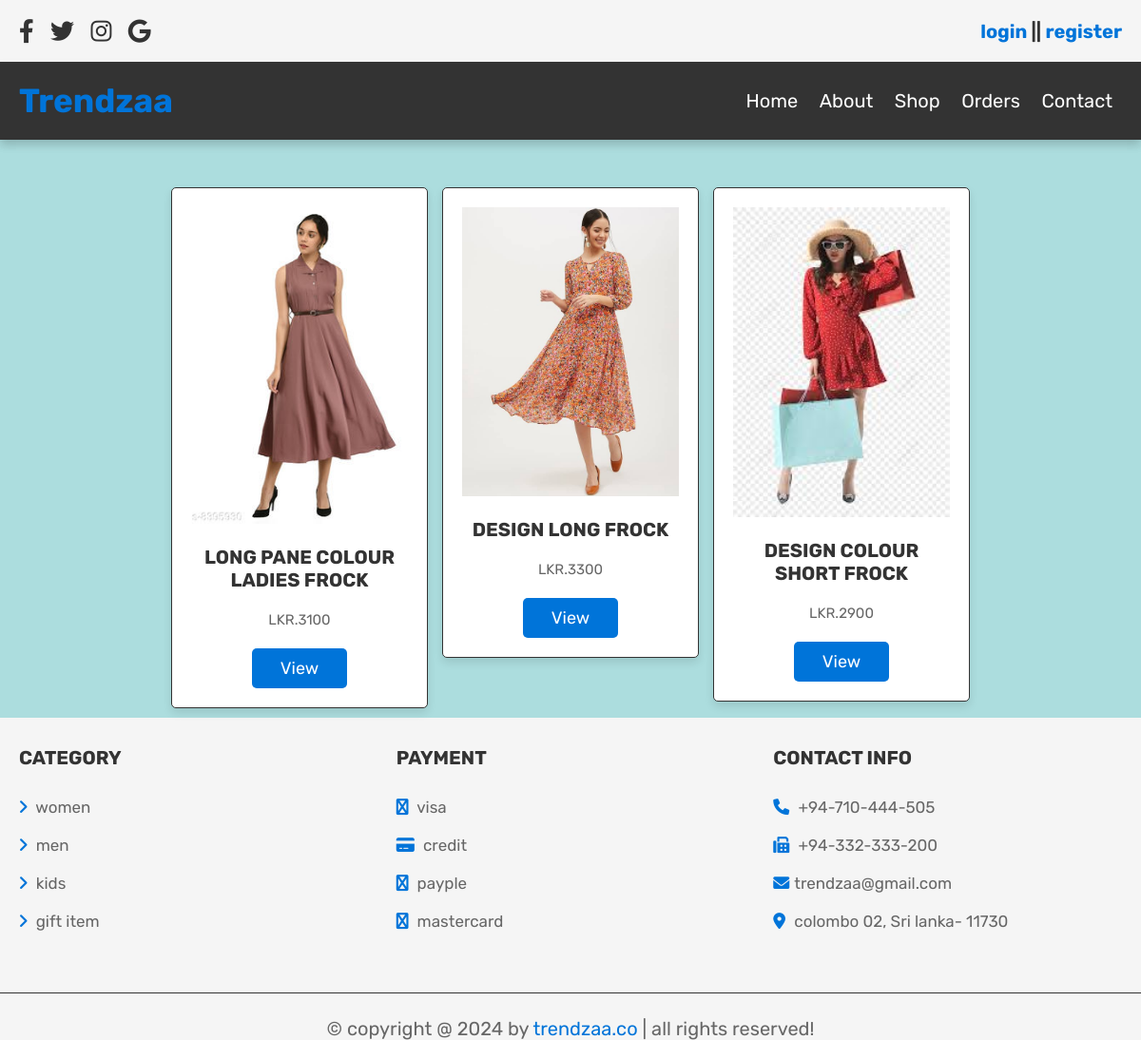
The page /categoryitems.php?catid=3 on the database its author committed.
### tables this page shows
CREATE TABLE `items` (
  `id` int(11) NOT NULL,
  `name` varchar(100) NOT NULL,
  `price` varchar(100) NOT NULL,
  `image` varchar(100) NOT NULL,
  `catid` int(11) NOT NULL,
  `description` varchar(1000) NOT NULL,
  `userid` int(11) NOT NULL,
  `deleted` int(11) NOT NULL DEFAULT 0
);

### categoryitems.php (the view, shortened to what this page needs)
<?php
include_once('controllers/dbcon.php');
?>
<!DOCTYPE html>
<html lang="en">
<head>
   <link rel="stylesheet" href="https://cdnjs.cloudflare.com/ajax/libs/font-awesome/6.0.0/css/all.min.css">
<link rel="stylesheet" href="css/style.css">
</head>
<body>
<?php include 'header.php' ;?>
<section class="home-category">
   <div class="box-container">
   <?php
            $catid = $_GET['catid'];
            $itemsql = "SELECT * from items where catid=$catid and deleted=0";
            $itemresult = $conn->query($itemsql);
            if ($itemresult->num_rows > 0) {
                while($row = $itemresult->fetch_assoc())
                {
                    echo '
                    <div class="box">
                        <img src="uploads/'.$row["image"].'" alt="">
                        <h3>'.$row["name"].' </h3>
                        <p>LKR.'.$row["price"].'</p>
                        <a href="singleitem.php?itemid='.$row["id"].'" class="btn"">View</a>
                    </div>
                    ';
                }
            } else {
                echo "<font color='red'> Ooops ! No Records ! </font>";
            }
            ?>
</div>
</section>
   <?php
include'footer.php';
   ?>
</body>
</html>

### css/style.css (style rules this page uses)
:root { --blue:#0000ae; --red:#c0392b; --light-blue:#0074D9; --sandy-tan:#ACDDDE; --orange:#f39c12; --black:#333; --white:#fff; --light-color:#666; --light-white:#ccc; --light-bg:#f5f5f5; --border:.1rem solid var(--black); --box-shadow:0 .5rem 1rem rgba(0,0,0,.1); }
* { font-family: 'Rubik', sans-serif; margin:0; padding:0; box-sizing: border-box; outline: none; border:none; text-decoration: none; transition:all .2s linear; }
body { background-color: var(--sandy-tan); }
html { font-size: 62.5%; overflow-x: hidden; scroll-behavior: smooth; scroll-padding-top: 6.5rem; }
.btn, .option-btn, .delete-btn, .white-btn { display: inline-block; margin-top: 1rem; padding:1rem 3rem; cursor: pointer; color:var(--white); font-size: 1.8rem; border-radius: .5rem; text-transform: capitalize; }
.white-btn, .btn { background-color: var(--light-blue); }
section { padding: 3rem 2rem; max-width: 1200px; margin: 0 auto; }
.home-category .box-container { display: grid; grid-template-columns: repeat(auto-fit, 27rem); gap:1.5rem; justify-content: center; align-items: flex-start; margin-bottom: 1rem; }
.home-category .box-container .box { padding:2rem; text-align: center; border:var(--border); background-color: var(--light-white); box-shadow: var(--box-shadow); border-radius: .5rem; }
.home-category .box-container .box img { width: 100%; margin-bottom: 2rem; }
.home-category .box-container .box h3 { text-transform: uppercase; color:var(--black); padding:1rem 0; font-size: 2rem; }
.home-category .box-container .box p { line-height: 2; font-size: 1.5rem; color:var(--light-color); padding:.5rem 0; }
.home-category { padding-bottom:0; }
.home-category .box-container { display: grid; grid-template-columns: repeat(auto-fit, 27rem); gap:1.5rem; justify-content: center; align-items: flex-start; }
.home-category .box-container .box { padding:2rem; text-align: center; border:var(--border); background-color: var(--white); box-shadow: var(--box-shadow); border-radius: .5rem; }
.home-category .box-container .box img { width: 100%; margin-bottom: 1rem; }
.home-category { padding-bottom: 0; }

### rows shown on the page
items: image (picture), name "LONG PANE COLOUR LADIES FROCK", price "3100"
items: image (picture), name "DESIGN LONG FROCK", price "3300"
items: image (picture), name "DESIGN COLOUR SHORT FROCK", price "2900"
